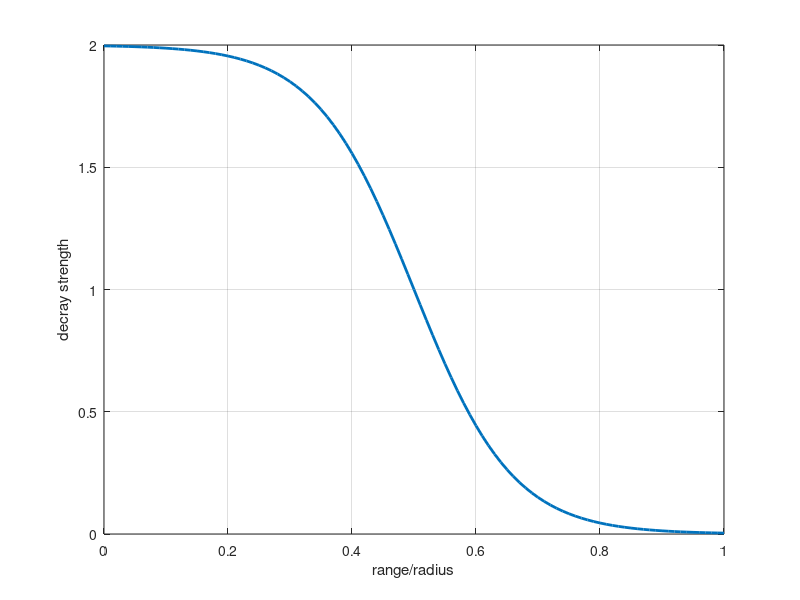

MATLAB code for this plot: (Note: this script raises an error after producing the figure.)
%=========================================================================
% compPlots.m
%
% Description:
% Plots tanh decay function P used in obstacle GVF
%                                                     Author: Garrett Clem
%==========================================================================


clc
clear
close all


r = 0:0.01:1;


R = 1;
p = -(tanh(2*pi*r/R-pi))+1;

plot(r,p,'linewidth',2)
xlabel('range/radius');
ylabel('decray strength');
grid on



syms r
s = solve(-(tanh(2*pi*r/2-pi))+1==1,r);


